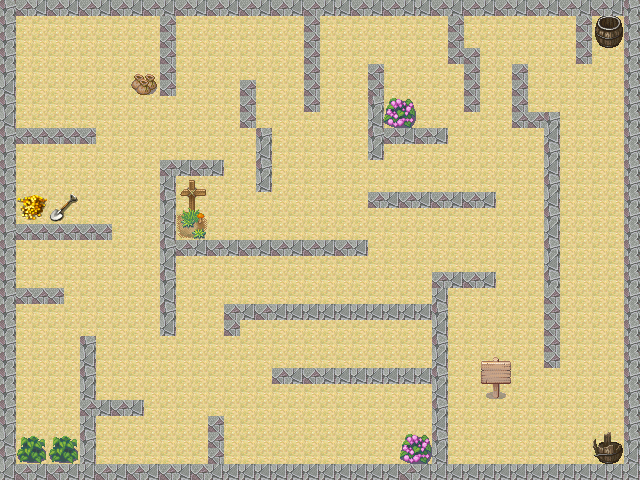

Tiled map render using the project's own tile images. Description and the map definition, with tile-layer contents summarised, below:
An orthogonal 40x30 tile map with 16x16 px tiles, 2 tile layers (camada_1, camada_2).

<map version="1.2" tiledversion="1.3.1" orientation="orthogonal" renderorder="right-down" compressionlevel="-1" width="40" height="30" tilewidth="16" tileheight="16" infinite="0" nextlayerid="4" nextobjectid="1">
 <editorsettings>
  <export target="untitled.csv" format="csv" />
 </editorsettings>
 <tileset firstgid="1" source="../mapa_1/tileset.tsx" />
 <layer id="1" name="camada_1" width="40" height="30">
  <data>[1200 cells, 1200 non-empty, 1 distinct tile ids]</data>
 </layer>
 <layer id="2" name="camada_2" width="40" height="30">
  <data>[1200 cells, 346 non-empty, 52 distinct tile ids]</data>
 </layer>
</map>
